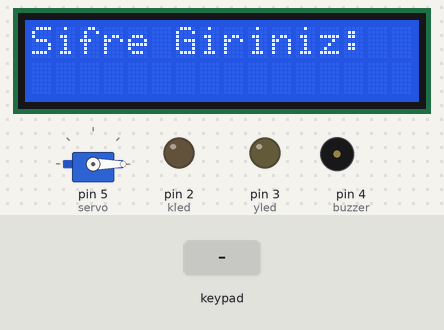
Simulated run of this sketch. Board: Arduino Uno, built with avr-gcc and run on an emulated ATmega328P. Shown: servo, 16×2 character LCD, output pins drawn as LEDs (lit = HIGH), buzzer (waves = sounding, pin HIGH). The test bench sets the inputs (shaded band).

Above: at 3.7 s.
3.8 s: keypad keys 9 8 7 6 # pressed 0.4 s apart
At 7.0 s:
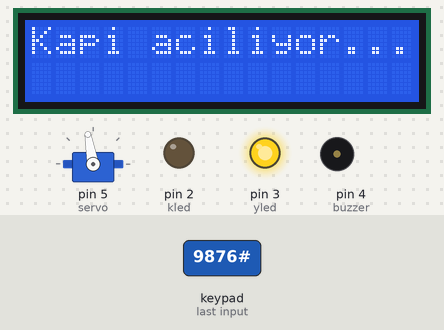
7.3 s: keypad keys 1 0 1 1 1 2 1 3 * pressed 0.4 s apart
At 13.1 s:
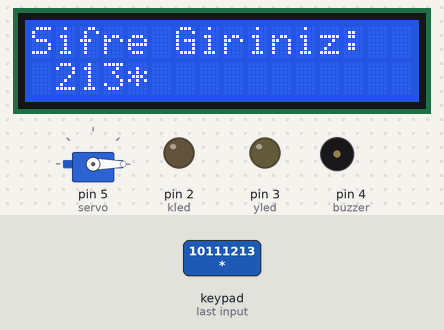
13.4 s: key 'A' pressed
At 15.0 s:
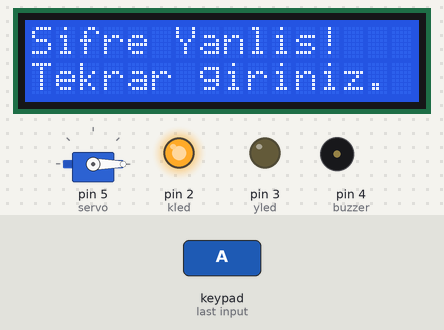
15.1 s: key 'B' pressed
At 16.8 s:
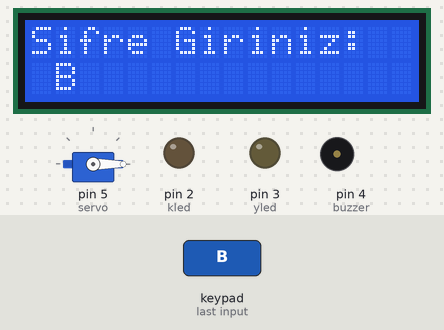
17.2 s: key 'C' pressed
At 17.8 s:
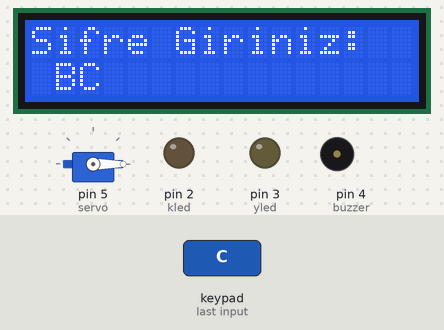
18.8 s: keypad keys 1 0 1 1 1 2 1 3 A pressed 0.4 s apart
At 25.9 s:
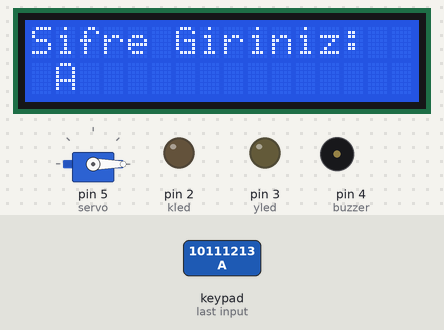
Timing chart, 0 to 26.4 s (numbered marks = the images above; inputs shaded):
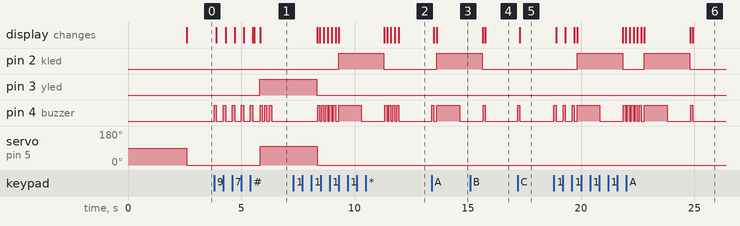

Measured:
- after the input at 3.8 s, pin 3 (yled): LOW → HIGH after 2.0 s; pin 4 (buzzer): LOW → HIGH at once, then repeats every 0.20 s: HIGH 0.10 s, LOW 0.10 s; servo on pin 5 (servo): 0° → 100° after 2.0 s; the display: first changes after 0.10 s (image 1 shows a later state)
- after the input at 7.3 s, pin 2 (kled): LOW → HIGH after 2.0 s, → LOW 2.0 s later; the display: first differs from a run without the input after 1.2 s (image 2 shows a later state)
- after the input at 13.4 s, pin 2 (kled): LOW → HIGH after 0.24 s; pin 4 (buzzer): LOW → HIGH at once, → LOW 0.10 s later, → HIGH 0.13 s later, → LOW 1.0 s later; the display: first changes after 0.11 s (image 3 shows a later state)
- after the input at 15.1 s, pin 4 (buzzer): LOW → HIGH after 0.57 s, → LOW 0.10 s later; the display: first differs from a run without the input after 0.67 s (image 4)
- after the input at 17.2 s, pin 4 (buzzer): LOW → HIGH at once, → LOW 0.10 s later; the display: changes after 0.10 s (image 5)
- after the input at 18.8 s, pin 2 (kled): alternates HIGH for 2.0 s and LOW for 0.96 s, starting after 1.0 s; pin 4 (buzzer): LOW → HIGH at once, → LOW 0.10 s later, → HIGH 0.30 s later, → LOW 0.10 s later, … (22 changes in this stretch); the display: first changes after 0.10 s (image 6 shows a later state)

The sketch:

Sifreli_kapi_sistemi.ino
```cpp
//İLYAS ATALAY
//Şifreli kapı giriş sistemi.(lcd,buzzer,led,servo motor bağlantılı.)

#include <Keypad.h>                     //keypad,LCD ekran ve servo motoru kullanmak için gerekli kütüphaneler eklendi.
#include <Servo.h>
#include <LiquidCrystal_I2C.h>
#include <Wire.h>

const byte satir = 4;                   //satır ve sutun sayıları belirlendi.
const byte sutun = 4;
char sifre[5]={'9','8','7','6','#'};    // bir şifre belirlendi.
char giris[5];                          // şifre girişi için dizi oluşturuldu.
int i=0;
int kled = 2;                           //Ledler ve buzzer için pinler atandı.
int yled = 3;
int buzzer = 4;
char tus_takimi[satir][sutun] = {       //Tuş takımı oluşturuldu.
  {'1','2','3','A'},
  {'4','5','6','B'},
  {'7','8','9','C'},
  {'*','0','#','D'}
};

byte satir_pin[]={10,11,12,13};         // Satır ve sutun pinleri girildi.
byte sutun_pin[]={9,8,7,6};

Keypad tuslar = Keypad(makeKeymap(tus_takimi), satir_pin, sutun_pin, satir,sutun); // Keypad nesnesi ile keypadimizin tuşları oluşturuldu.
LiquidCrystal_I2C lcd(0x27 , 16, 2);                                               // LCD ekran boyutları belirtildi ve nesne oluşturuldu.
Servo servo;                                                                       // Servo motor kullanımı için nesne oluşturuldu.

void setup() {
  pinMode(kled, OUTPUT);               // Pin giriş çıkışları ve bağlantılar tanımlandı.
  pinMode(yled,OUTPUT);
  pinMode(buzzer, OUTPUT);
  servo.attach(5);
  lcd.begin();/* LCD ekran başlatıldı. */
  lcd.clear();
  lcd.setCursor(0,0);
  lcd.print("Hosgeldiniz...");
  delay(2500);
  servo.write(0);                     // servonun konumu sıfırlandı.
  lcd.clear();
  lcd.setCursor(0,0);
  lcd.print("Sifre Giriniz:");
}
void loop() {
  char tus=tuslar.getKey();          // getKey komutu ile tuşa basıldıkça tuşu çekicek.

  if(tus){
      giris[i++] = tus;              // tuşa her basılışında giriş dizimize değeri atandı.
      digitalWrite(buzzer, HIGH);
      delay(100);
      digitalWrite(buzzer, LOW);
      lcd.setCursor(i,1);            // Girilen şifre ekranda gösterildi.
      lcd.print(tus);
    }

  if(i == 5){
       delay(50);
       if(strncmp(sifre, giris, 5) == 0){  //strncmp komutu ile stringlerin 4 elemanı karşılaştırıldı.
       lcd.clear();
       lcd.print("Sifre Dogru!");          // Girilen şifre ile oluşturulan şifre eşit ise şifre doğru.
       delay(250);
       digitalWrite(yled, HIGH);
       digitalWrite(kled,LOW);
       lcd.clear();
       lcd.println("Kapi aciliyor...");
       servo.write(100);                   // Kapı açılıyor.
       digitalWrite(buzzer, HIGH);
       delay(100);
       digitalWrite(buzzer, LOW);
       delay(100);
       digitalWrite(buzzer, HIGH);
       delay(100);
       digitalWrite(buzzer, LOW);
       delay(100);
       digitalWrite(buzzer, HIGH);
       delay(100);
       digitalWrite(buzzer, LOW);
       delay(2000);
       servo.write(0);                     // İşlemden 1 saniye sonra kapı kapatıldı ve tekrar şifre girişi istendi.
       digitalWrite(yled,LOW);
       lcd.clear();
       lcd.setCursor(0,0);
       lcd.print("Sifre Giriniz:");
       i=0; /* i sıfırlanarak tekrar şifre girişi sağlanıyor. */
    }
    else
    {
     delay(50);
     lcd.clear();                          // Girilen şifre yanlışken kırmızı led yakıldı ve hata alarmı ile tekrar giriş istendi.
     lcd.setCursor(0,0);
     lcd.print("Sifre Yanlis!");
     lcd.setCursor(0,1);
     lcd.print("Tekrar giriniz.");
     digitalWrite(yled, LOW);
     digitalWrite(kled,HIGH);
     digitalWrite(buzzer, HIGH);
     delay(1000);
     digitalWrite(buzzer, LOW);
     delay(1000);
     digitalWrite(kled,LOW);
     lcd.clear();
     lcd.setCursor(0,0);
     lcd.print("Sifre Giriniz:");
     i=0; /* i sıfırlanarak tekrar şifre girişi sağlanıyor. */
    }
  }
}
```
